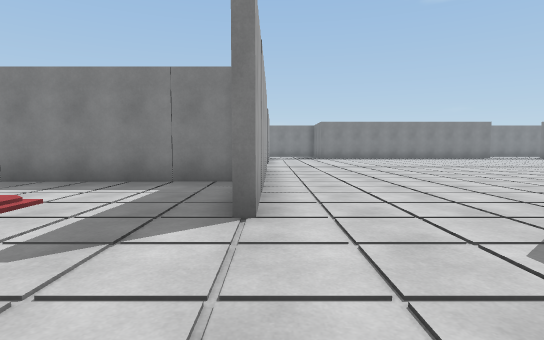
View 1 (above)

22 first-person views from a walk through a 3-D level made in the Unity game engine. The camera is 1.2 m above the floor, tilts 4° down and sees 80° across. The floor is counted in squares, 2 m on a side. Each view is taken from the middle of a square. On the plan, view 1 faces up. The plan holds only what a view shows up to about 10 squares ahead; the rest is blank. The place goes on beyond the plan.

View 2
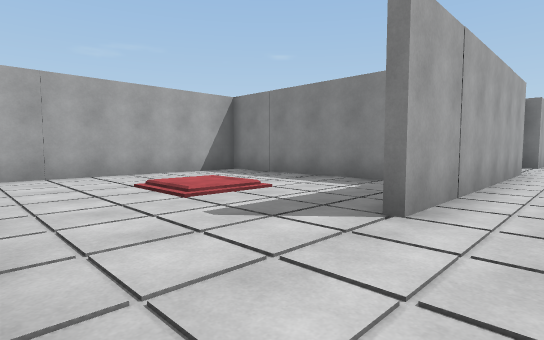

View 3
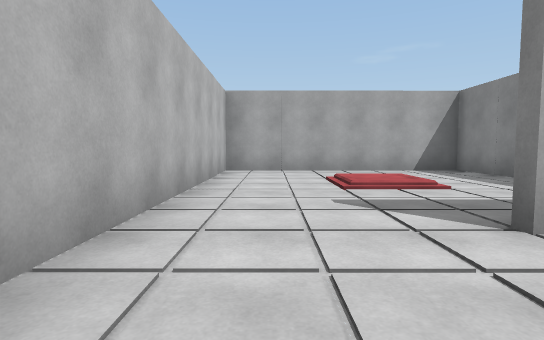

View 4
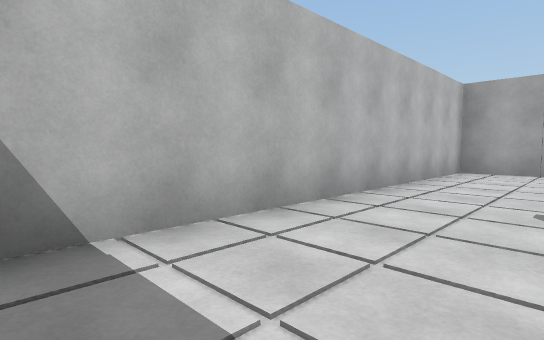

View 5
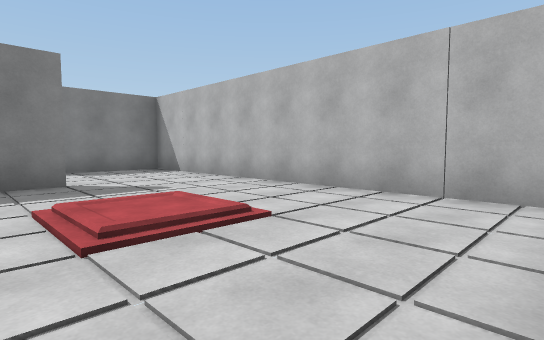

View 6
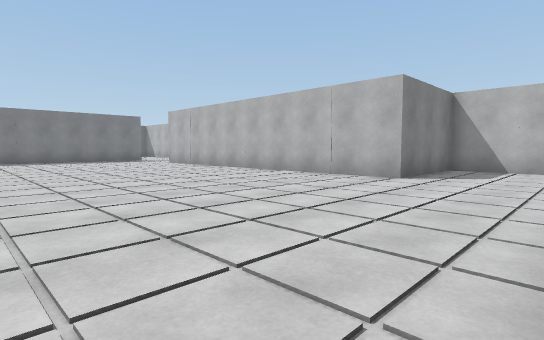

View 7
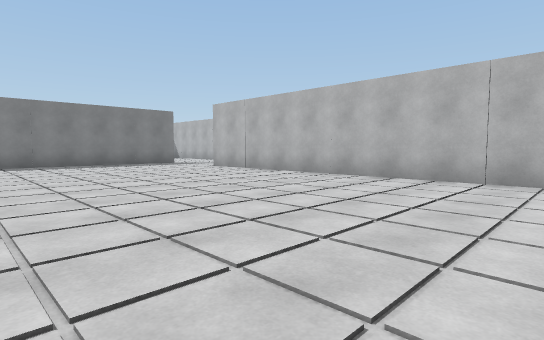

View 8
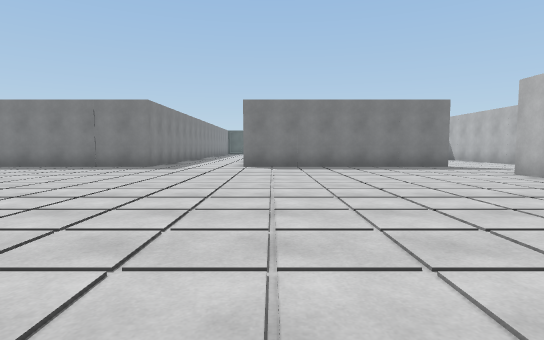

View 9
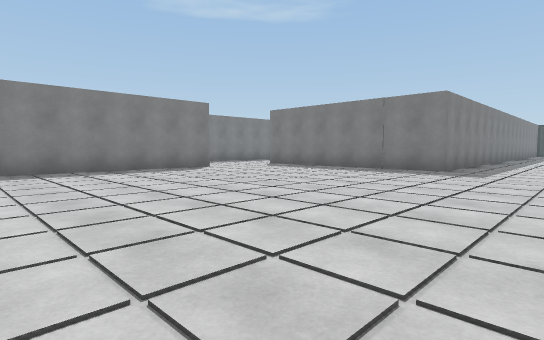

View 10
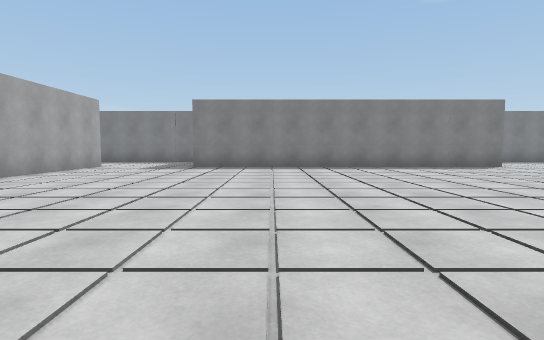

View 11
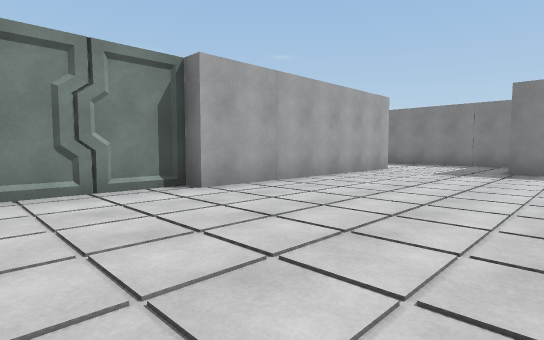

View 12
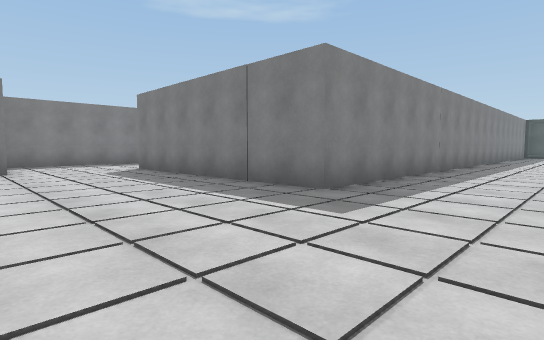

View 13
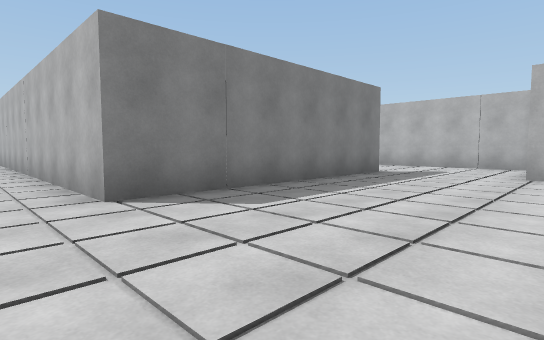

View 14
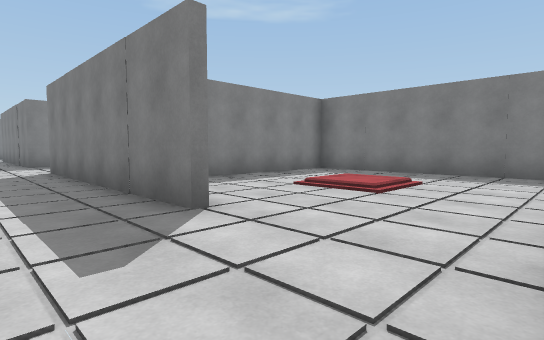

View 15
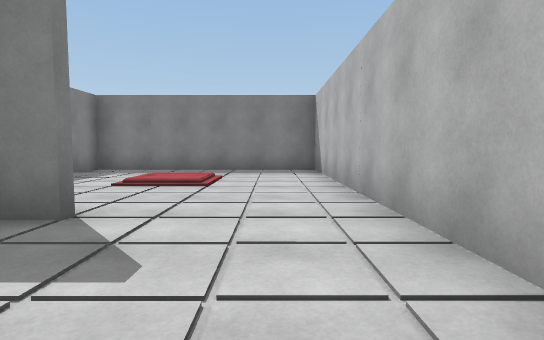

View 16
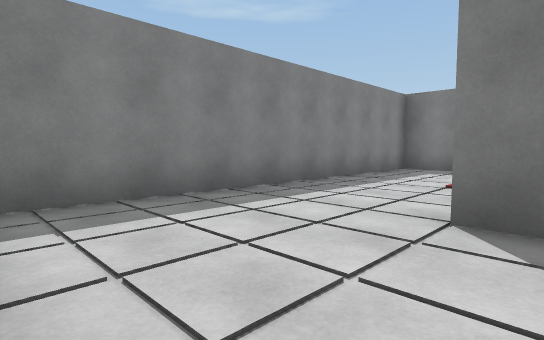

View 17
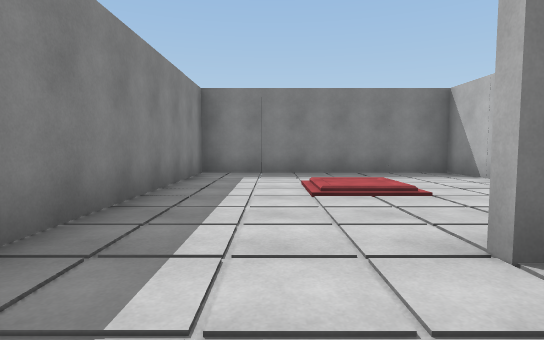

View 18
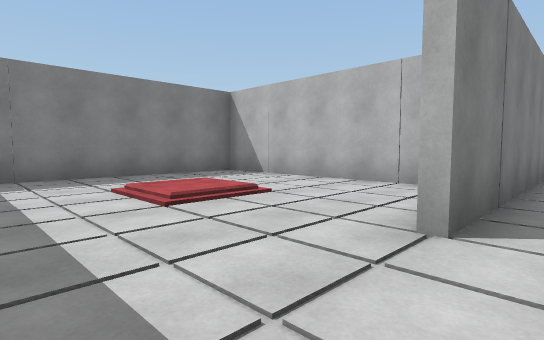

View 19
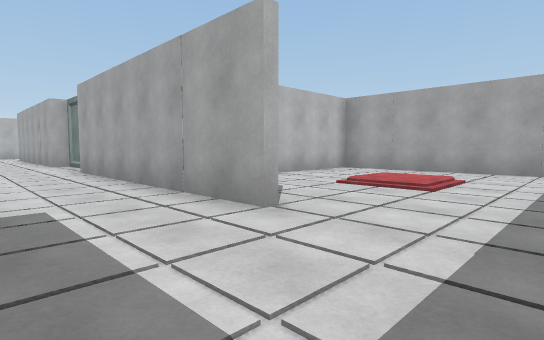

View 20
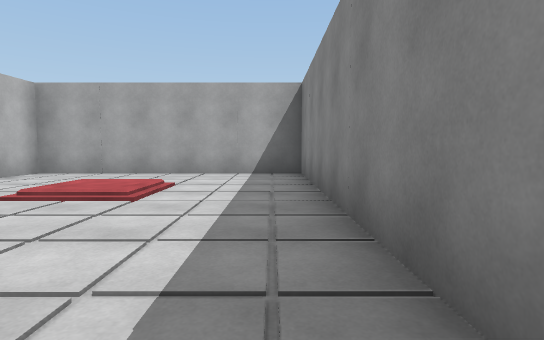

View 21
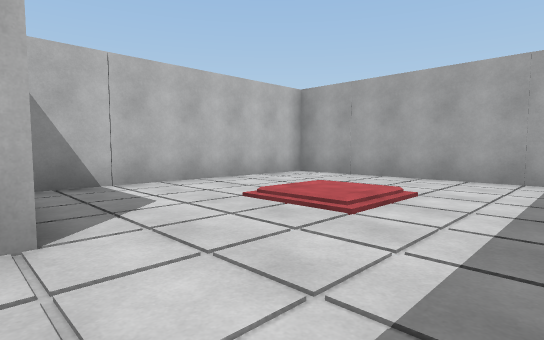

View 22
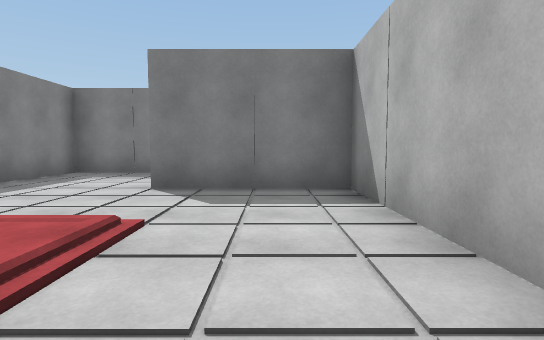

### Floor plan
Key: @ floor where view 1 was taken; # wall or solid block; . main floor; : floor 0.25 m higher than the main floor; / step, stairs or slope.
Columns run from 7 left of view 1 to 23 right of it. Each row starts with its distance up from view 1.
 21 ###########        ##########
 20 #.........#        .........#
 19 #.........#        .........#
 18 #../:.....#########....//:..#
 17 #..//..#..............#///..#
 16 #......#..............#.....#
 15 #......#..............#....##
 14 ########..............######
 13       #...............#
 12       #...............#########
 11       #.......................
 10       #.......................
  9       #....................####
  8       #...............######
  7       #...............#
  6 ########..............#######
  5 #......#..............#.....#
  4 #......#..............#.....#
  3 #../:..#..............#//:..#
  2 #..//.....#########....///..#
  1 #.........#        .........#
  0 #......@..#        .........#
 -1 ###########        ##########

Positions as (right, up) in squares from view 1, and headings:
1: (0, 0), facing up
2: (1, 0), facing up-left
3: (2, 1), facing left
4: (2, 2), facing down-left
5: (-6, 4), facing down-right
6: (0, 9), facing down-right
7: (3, 9), facing down-right
8: (5, 8), facing right
9: (6, 9), facing up-right
10: (5, 8), facing up
11: (4, 9), facing up-left
12: (11, 9), facing up-right
13: (11, 10), facing down-right
14: (13, 0), facing up-right
15: (12, 1), facing right
16: (12, 17), facing up-right
17: (13, 19), facing right
18: (14, 20), facing down-right
19: (2, 20), facing down-left
20: (1, 20), facing left
21: (0, 20), facing down-left
22: (-5, 16), facing right
